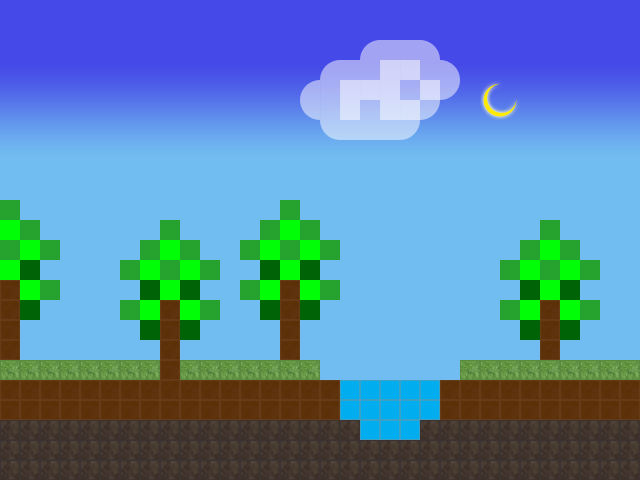

This game map was drawn from its Tiled (.tmx) file and the tilesets committed beside it. A one-line description and the trimmed map source follow:
An orthogonal 32x24 tile map with 20x20 px tiles, 5 tile layers (skyLayer, background layer, charater layer, foregroundLayer, ...), 1 hidden layer not drawn, 6 tilesets.

<map version="1.0" orientation="orthogonal" width="32" height="24" tilewidth="20" tileheight="20">
 <tileset firstgid="1" source="basic 4 square.tsx" />
 <tileset firstgid="5" source="water.tsx" />
 <tileset firstgid="9" source="greens.tsx" />
 <tileset firstgid="13" source="debug colors.tsx" />
 <tileset firstgid="17" source="newSky.tsx" />
 <tileset firstgid="42" source="clouds.tsx" />
 <layer name="skyLayer" width="32" height="24">
  <properties>
   <property name="layerType" value="background" />
  </properties>
  <data>[768 cells, 768 non-empty, 7 distinct tile ids]</data>
 </layer>
 <layer name="background layer" width="32" height="24">
  <properties>
   <property name="layerType" value="background" />
  </properties>
  <data>[768 cells, 62 non-empty, 5 distinct tile ids]</data>
 </layer>
 <layer name="charater layer" width="32" height="24">
  <properties>
   <property name="layerType" value="character" />
  </properties>
  <data>[768 cells, 0 non-empty, 0 distinct tile ids]</data>
 </layer>
 <layer name="foregroundLayer" width="32" height="24">
  <properties>
   <property name="layerType" value="foreground" />
  </properties>
  <data>[768 cells, 203 non-empty, 6 distinct tile ids]</data>
 </layer>
 <layer name="collisionLayer" width="32" height="24" visible="0">
  <properties>
   <property name="layerType" value="collision" />
  </properties>
  <data>[768 cells, 106 non-empty, 1 distinct tile ids]</data>
 </layer>
 <layer name="Tile Layer 6" width="32" height="24">
  <data>[768 cells, 35 non-empty, 11 distinct tile ids]</data>
 </layer>
</map>